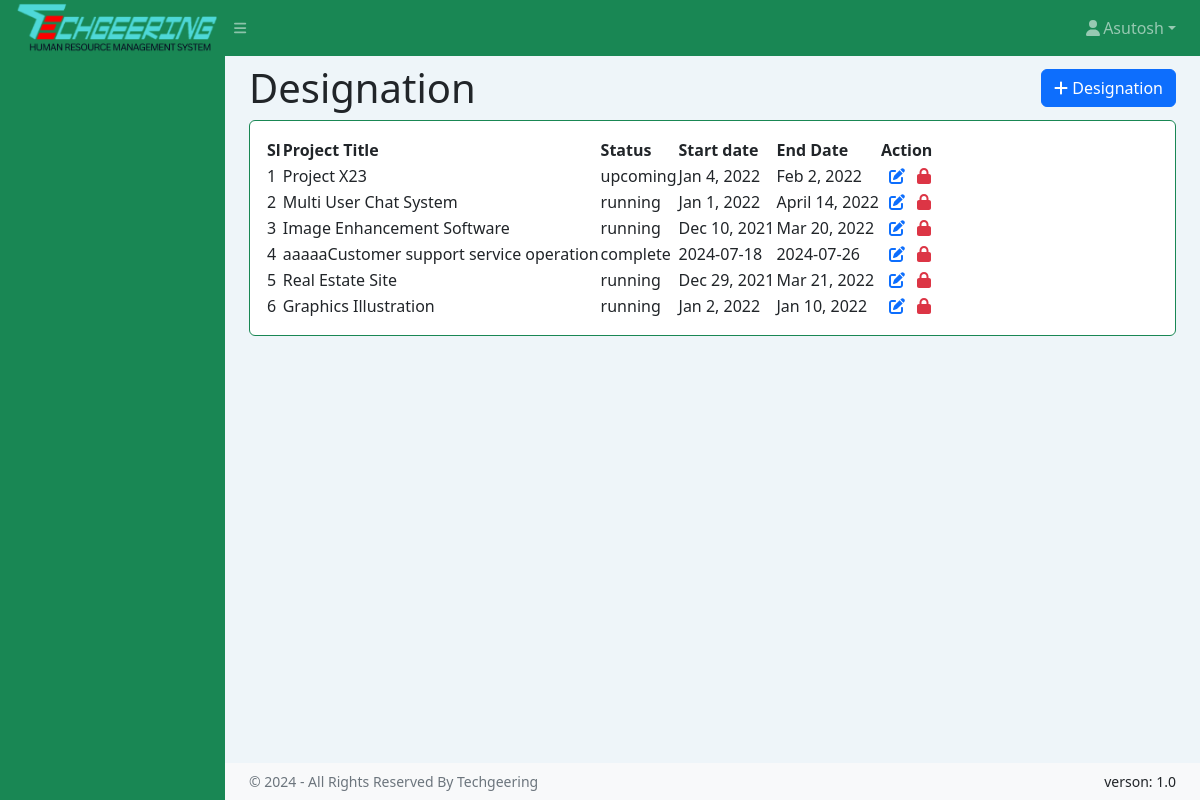
/project.php, run on the app's committed database.
### tables this page shows
CREATE TABLE `project` (
  `id` int(14) NOT NULL,
  `pro_name` varchar(128) DEFAULT NULL,
  `pro_start_date` varchar(128) DEFAULT NULL,
  `pro_end_date` varchar(128) DEFAULT NULL,
  `pro_description` varchar(1024) DEFAULT NULL,
  `pro_summary` varchar(512) DEFAULT NULL,
  `pro_status` enum('upcoming','complete','running') NOT NULL DEFAULT 'running',
  `progress` varchar(128) DEFAULT NULL
);

### project.php (the view, shortened to what this page needs)
<!DOCTYPE html>
<html lang="en">
<head>
    <link href="https://cdn.jsdelivr.net/npm/simple-datatables@7.1.2/dist/style.min.css" rel="stylesheet" />
    <link href="assets/css/styles.css" rel="stylesheet" />
</head>
<body class="sb-nav-fixed">
    <?php include 'common/topnav.php' ?>
    <div id="layoutSidenav">
        <?php include 'common/sidenav.php' ?>
        <div id="layoutSidenav_content">
            <main>
                <div class="container-fluid px-4">
                    <div class="d-flex justify-content-between align-items-center">
                        <h1 class="my-2">Designation</h1>
                        <button type="button" class="btn btn-primary" data-bs-toggle="modal" data-bs-target="#addDept">
                            <i class="fa-solid fa-plus"></i> Designation
                        </button>
                    </div>
                    <div class="card mb-4">
                        <div class="card-body">
                            <table id="datatablesSimple">
                                <thead>
                                    <tr>
                                        <th>Sl</th>
                                        <th>Project Title</th>
                                        <th>Status</th>
                                        <th>Start date</th>
                                        <th>End Date</th>
                                        <th>Action</th>
                                    </tr>
                                </thead>
                                <tbody>
                                    <?php
                                    include "common/conn.php";
                                    $sql = "SELECT * FROM project";
                                    $result = $conn->query($sql);
                                    if ($result->num_rows > 0) {
                                        while ($row = $result->fetch_assoc()) {
                                    ?>
                                            <tr>
                                            <td><?php echo $row["id"]; ?></td>
                                            <td><?php echo $row["pro_name"]; ?></td>
                                            <td><?php echo $row["pro_status"]; ?></td>
                                            <td><?php echo $row["pro_start_date"]; ?></td>
                                            <td><?php echo $row["pro_end_date"]; ?></td>
                                                <th>
                                                    <i class="fa-solid fa-pen-to-square me-2 ms-2 text-primary"></i>
                                                    <i class="fa-solid fa-lock text-danger"></i>
                                                </th>
                                            </tr>
                                    <?php
                                        }
                                    } else {
                                        echo "0 results";
                                    }
                                    ?>
                                </tbody>
                            </table>
                        </div>
                    </div>
                </div>
            </main>
            <?php include 'common/copyrightfooter.php' ?>
        </div>
    </div>
</body>
</html>

### data on the page
project: id "1", pro_name "Project X23", pro_status "upcoming", pro_start_date "Jan 4, 2022", pro_end_date "Feb 2, 2022"
project: id "2", pro_name "Multi User Chat System", pro_status "running", pro_start_date "Jan 1, 2022", pro_end_date "April 14, 2022"
project: id "3", pro_name "Image Enhancement Software", pro_status "running", pro_start_date "Dec 10, 2021", pro_end_date "Mar 20, 2022"
project: id "4", pro_name "aaaaaCustomer support service operation", pro_status "complete", pro_start_date "2024-07-18", pro_end_date "2024-07-26"
project: id "5", pro_name "Real Estate Site", pro_status "running", pro_start_date "Dec 29, 2021", pro_end_date "Mar 21, 2022"
project: id "6", pro_name "Graphics Illustration", pro_status "running", pro_start_date "Jan 2, 2022", pro_end_date "Jan 10, 2022"
